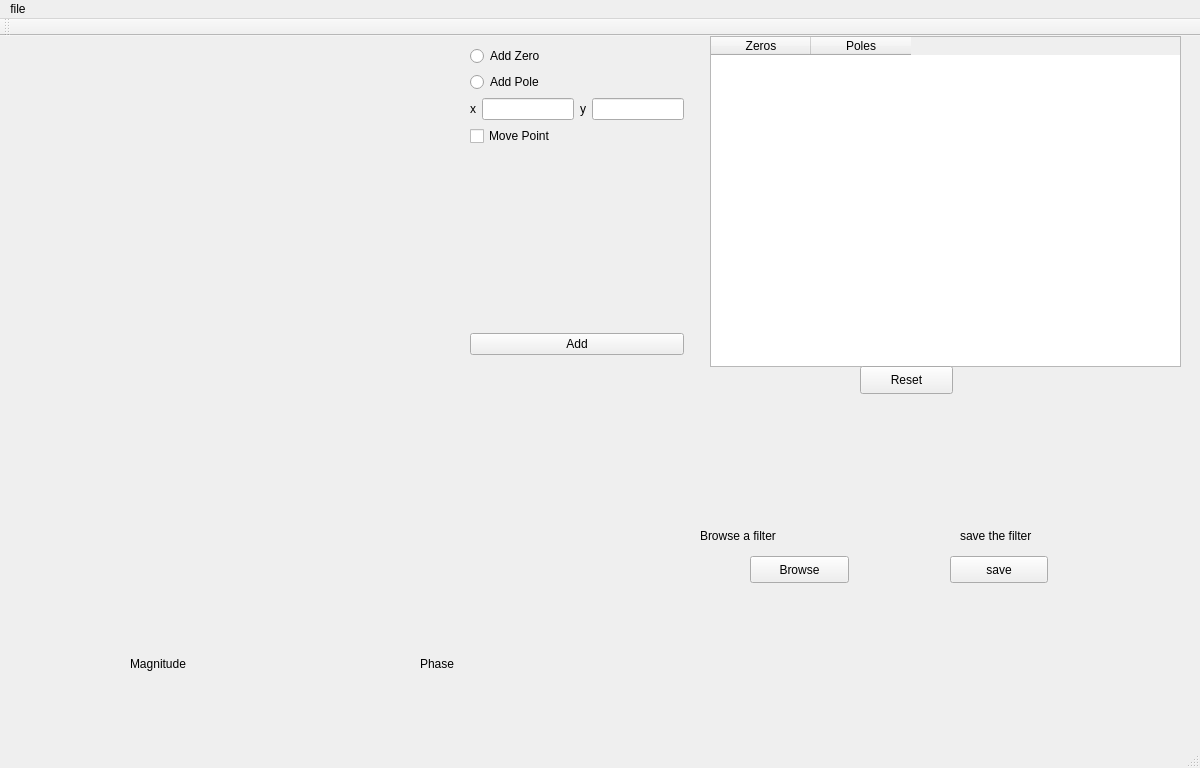
<?xml version="1.0" encoding="UTF-8"?>
<ui version="4.0">
 <class>MainWindow</class>
 <widget class="QMainWindow" name="MainWindow">
  <property name="geometry">
   <rect>
    <x>0</x>
    <y>0</y>
    <width>1200</width>
    <height>768</height>
   </rect>
  </property>
  <property name="windowTitle">
   <string>  Zeros and Poles</string>
  </property>
  <widget class="QWidget" name="centralWidget">
   <property name="sizePolicy">
    <sizepolicy hsizetype="Fixed" vsizetype="Fixed">
     <horstretch>0</horstretch>
     <verstretch>0</verstretch>
    </sizepolicy>
   </property>
   <property name="minimumSize">
    <size>
     <width>1200</width>
     <height>700</height>
    </size>
   </property>
   <property name="maximumSize">
    <size>
     <width>1300</width>
     <height>700</height>
    </size>
   </property>
   <widget class="QTableWidget" name="table_points">
    <property name="geometry">
     <rect>
      <x>710</x>
      <y>0</y>
      <width>471</width>
      <height>331</height>
     </rect>
    </property>
    <column>
     <property name="text">
      <string>Zeros</string>
     </property>
    </column>
    <column>
     <property name="text">
      <string>Poles</string>
     </property>
    </column>
   </widget>
   <widget class="QLabel" name="label_2">
    <property name="geometry">
     <rect>
      <x>130</x>
      <y>620</y>
      <width>91</width>
      <height>16</height>
     </rect>
    </property>
    <property name="text">
     <string>Magnitude</string>
    </property>
   </widget>
   <widget class="QPushButton" name="resetBtn">
    <property name="geometry">
     <rect>
      <x>860</x>
      <y>330</y>
      <width>93</width>
      <height>28</height>
     </rect>
    </property>
    <property name="text">
     <string>Reset</string>
    </property>
   </widget>
   <widget class="QWidget" name="verticalLayoutWidget_2">
    <property name="geometry">
     <rect>
      <x>20</x>
      <y>0</y>
      <width>411</width>
      <height>351</height>
     </rect>
    </property>
    <layout class="QVBoxLayout" name="zplaneLayout"/>
   </widget>
   <widget class="QWidget" name="verticalLayoutWidget_3">
    <property name="geometry">
     <rect>
      <x>20</x>
      <y>380</y>
      <width>241</width>
      <height>211</height>
     </rect>
    </property>
    <layout class="QVBoxLayout" name="transferFunctionLayout"/>
   </widget>
   <widget class="QWidget" name="widget" native="true">
    <property name="geometry">
     <rect>
      <x>700</x>
      <y>390</y>
      <width>481</width>
      <height>211</height>
     </rect>
    </property>
    <widget class="QLabel" name="label">
     <property name="geometry">
      <rect>
       <x>0</x>
       <y>100</y>
       <width>211</width>
       <height>20</height>
      </rect>
     </property>
     <property name="text">
      <string>Browse a filter</string>
     </property>
    </widget>
    <widget class="QPushButton" name="browseBtn">
     <property name="geometry">
      <rect>
       <x>50</x>
       <y>130</y>
       <width>99</width>
       <height>27</height>
      </rect>
     </property>
     <property name="text">
      <string>Browse</string>
     </property>
    </widget>
    <widget class="QPushButton" name="saveBtn">
     <property name="geometry">
      <rect>
       <x>250</x>
       <y>130</y>
       <width>98</width>
       <height>27</height>
      </rect>
     </property>
     <property name="text">
      <string>save</string>
     </property>
    </widget>
    <widget class="QLabel" name="label_4">
     <property name="geometry">
      <rect>
       <x>260</x>
       <y>100</y>
       <width>211</width>
       <height>20</height>
      </rect>
     </property>
     <property name="text">
      <string>save the filter</string>
     </property>
    </widget>
   </widget>
   <widget class="QWidget" name="verticalLayoutWidget">
    <property name="geometry">
     <rect>
      <x>459</x>
      <y>-1</y>
      <width>236</width>
      <height>331</height>
     </rect>
    </property>
    <layout class="QVBoxLayout" name="verticalLayout">
     <item>
      <widget class="QRadioButton" name="zeroRadio">
       <property name="text">
        <string>Add Zero</string>
       </property>
      </widget>
     </item>
     <item>
      <widget class="QRadioButton" name="poleRadio">
       <property name="text">
        <string>Add Pole</string>
       </property>
      </widget>
     </item>
     <item>
      <layout class="QHBoxLayout" name="horizontalLayout">
       <item>
        <widget class="QLabel" name="label_3">
         <property name="text">
          <string>x</string>
         </property>
        </widget>
       </item>
       <item>
        <widget class="QLineEdit" name="xTxtBox"/>
       </item>
       <item>
        <widget class="QLabel" name="label_7">
         <property name="text">
          <string>y</string>
         </property>
        </widget>
       </item>
       <item>
        <widget class="QLineEdit" name="yTxtBox"/>
       </item>
      </layout>
     </item>
     <item>
      <widget class="QCheckBox" name="moveChkBox">
       <property name="text">
        <string>Move Point</string>
       </property>
      </widget>
     </item>
     <item>
      <widget class="QLabel" name="lbl_point">
       <property name="text">
        <string/>
       </property>
      </widget>
     </item>
     <item>
      <widget class="QPushButton" name="addBtn">
       <property name="text">
        <string>Add</string>
       </property>
      </widget>
     </item>
    </layout>
   </widget>
   <widget class="QLabel" name="label_5">
    <property name="geometry">
     <rect>
      <x>420</x>
      <y>620</y>
      <width>91</width>
      <height>16</height>
     </rect>
    </property>
    <property name="text">
     <string>Phase</string>
    </property>
   </widget>
   <widget class="QWidget" name="widget_2" native="true">
    <property name="geometry">
     <rect>
      <x>319</x>
      <y>379</y>
      <width>231</width>
      <height>211</height>
     </rect>
    </property>
   </widget>
  </widget>
  <widget class="QToolBar" name="mainToolBar">
   <attribute name="toolBarArea">
    <enum>TopToolBarArea</enum>
   </attribute>
   <attribute name="toolBarBreak">
    <bool>false</bool>
   </attribute>
  </widget>
  <widget class="QMenuBar" name="menuBar">
   <property name="geometry">
    <rect>
     <x>0</x>
     <y>0</y>
     <width>1200</width>
     <height>21</height>
    </rect>
   </property>
   <widget class="QMenu" name="menuFile">
    <property name="title">
     <string>file</string>
    </property>
   </widget>
   <addaction name="menuFile"/>
  </widget>
  <widget class="QStatusBar" name="statusBar"/>
 </widget>
 <layoutdefault spacing="6" margin="11"/>
 <resources/>
 <connections/>
</ui>
